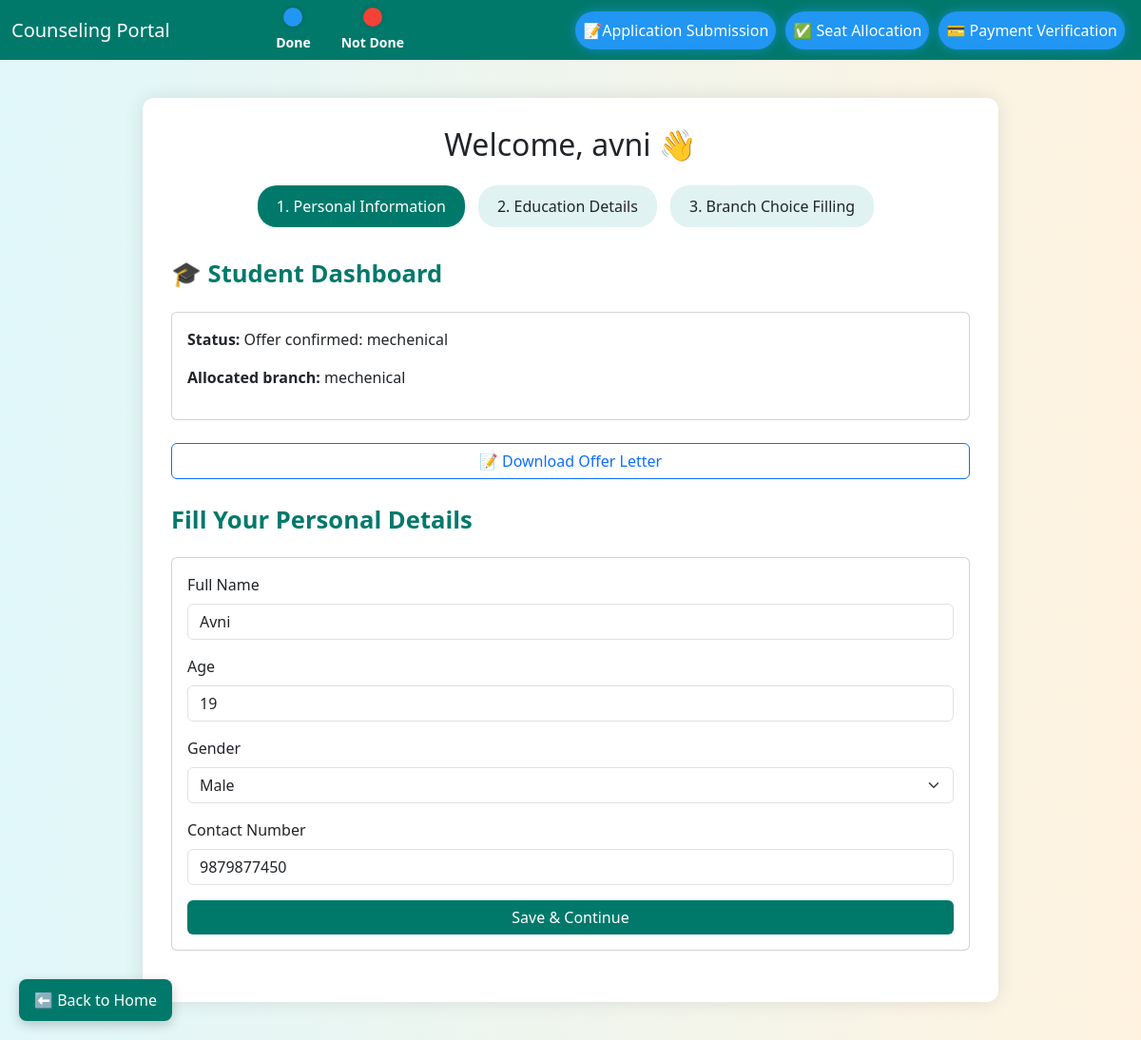
/student/dashboard/ (signed in), run on the app's committed database.
### SCP_PORTAL/models.py (models this page shows, shortened)
class StudentProfile(models.Model):
    user = models.OneToOneField(User, on_delete=models.CASCADE)
    full_name = models.CharField(max_length=100)
    age = models.PositiveIntegerField()
    gender = models.CharField(max_length=10)
    contact = models.CharField(max_length=15)
    school_10      = models.CharField(max_length=255, blank=True)
    tenth_board    = models.CharField(max_length=100, null=True, blank=True)
    year_10 = models.IntegerField(null=True, blank=True)
    maths_10 = models.IntegerField(null=True, blank=True)
    science_10 = models.IntegerField(null=True, blank=True)
    english_10 = models.IntegerField(null=True, blank=True)
    social_10 = models.IntegerField(null=True, blank=True)
    tenth_percentage = models.FloatField(null=True, blank=True)
    school_12       = models.CharField(max_length=255, blank=True)
    twelfth_board   = models.CharField(max_length=100, null=True, blank=True)
    twelfth_stream  = models.CharField(max_length=50, null=True, blank=True)
    year_12 = models.IntegerField(null=True, blank=True)
    physics_12 = models.IntegerField(null=True, blank=True)
    chemistry_12 = models.IntegerField(null=True, blank=True)
    maths_12 = models.IntegerField(null=True, blank=True)
    english_12 = models.IntegerField(null=True, blank=True)
    twelfth_percentage = models.FloatField(null=True, blank=True)
    choice_1 = models.CharField(max_length=100, default="")
    choice_2 = models.CharField(max_length=100, default="")
    choice_3 = models.CharField(max_length=100, default="")
    allocated_branch = models.CharField(max_length=100, null=True, blank=True)
    branch_accepted = models.BooleanField(default=False)
    payment_verified = models.BooleanField(default=False)
    receipt = models.FileField(upload_to='receipts/', null=True, blank=True)  # NEW

### SCP_PORTAL/views.py (the view)
# urls.py: path('student/dashboard/', views.student_dashboard, name='student_dashboard'),
@login_required
def student_dashboard(request):
    if not is_student(request.user):
        messages.error(request, "Only students can access the student dashboard.")
        return redirect('/')
    student = StudentProfile.objects.filter(user=request.user).first()
    submitted = allocated = accepted = payment_verified = False
    status = "Please fill in your personal details to begin"
    can_accept = can_upload_receipt = False
    if student:
        submitted = bool(student.full_name and student.age and student.gender and student.contact)
        allocated = bool(student.allocated_branch)
        accepted = getattr(student, 'branch_accepted', False)
        payment_verified = getattr(student, 'payment_verified', False)
        if not allocated:
            status = "Waiting for allocation"
            can_accept = False
            can_upload_receipt = False
        elif allocated and not accepted:
            status = f"Allocated: {student.allocated_branch}"
            can_accept = True
            can_upload_receipt = False
        elif accepted and not payment_verified:
            status = f"Accepted: {student.allocated_branch} — Payment pending"
            can_accept = False
            can_upload_receipt = True
        else:
            status = f"Offer confirmed: {student.allocated_branch}"
            can_accept = False
            can_upload_receipt = False
    context = {
        'student': student,
        'submitted': submitted,
        'allocated': allocated,
        'accepted': accepted,
        'payment_verified': payment_verified,
        'status': status,
        'can_accept': can_accept,
        'can_upload_receipt': can_upload_receipt,
    }
    return render(request, 'student_dashboard.html', context)

### SCP_PORTAL/views.py (called while the page is built)
def is_student(user):
    try:
        return user.userprofile.role.lower() == 'student'
    except UserProfile.DoesNotExist:
        return False

### templates/student_dashboard.html (shortened to what this page needs)
{% extends 'base_dashboard.html' %}
{% block step1_indicator %}active{% endblock %}
{% block submitted_status %}
  {% if submitted %}active{% else %}inactive{% endif %}
{% endblock %}
{% block accepted_status %}
  {% if accepted %}active{% else %}inactive{% endif %}
{% endblock %}
{% block payment_status %}
  {% if payment_verified %}active{% else %}inactive{% endif %}
{% endblock %}
{% block content %}
  <div class="section-title">🎓 Student Dashboard</div>
  <div class="card mb-4">
    <div class="card-body">
      <p><strong>Status:</strong> {{ status }}</p>
      <p><strong>Allocated branch:</strong> {{ student.allocated_branch|default:"Not allocated yet" }}</p>
    </div>
  </div>
  {% if accepted and payment_verified %}
    <a href="{% url 'download_offer_letter' %}" class="btn btn-outline-primary w-100 mb-4">
      📝 Download Offer Letter
    </a>
  {% endif %}
  <div class="section-title">Fill Your Personal Details</div>
  <form method="POST" action="{% url 'submit_personal_info' %}">
    <div class="card mb-4">
      <div class="card-body">
        <div class="mb-3">
          <label for="full_name" class="form-label">Full Name</label>
          <input type="text" class="form-control" id="full_name" name="full_name"
                 value="{{ student.full_name|default_if_none:'' }}" required>
        </div>
        <div class="mb-3">
          <label for="age" class="form-label">Age</label>
          <input type="number" class="form-control" id="age" name="age"
                 value="{{ student.age|default_if_none:'' }}" required>
        </div>
        <div class="mb-3">
          <label for="gender" class="form-label">Gender</label>
          <select class="form-select" id="gender" name="gender" required>
            <option {% if student.gender == "Male" %}selected{% endif %}>Male</option>
          </select>
        </div>
        <div class="mb-3">
          <label for="contact" class="form-label">Contact Number</label>
          <input type="text" class="form-control" id="contact" name="contact"
                 value="{{ student.contact|default_if_none:'' }}" required>
        </div>
        <button type="submit" class="btn btn-success w-100">Save & Continue</button>
      </div>
    </div>
  </form>
{% endblock %}

### templates/base_dashboard.html (shortened to what this page needs)
<!DOCTYPE html>
<html lang="en">
<head>
  <link href="https://cdn.jsdelivr.net/npm/bootstrap@5.3.2/dist/css/bootstrap.min.css" rel="stylesheet">
</head>
<body>
  <nav class="navbar navbar-expand-lg">
  <div class="container-fluid justify-content-between">
    <a class="navbar-brand" href="#">Counseling Portal</a>
    <div class="d-flex justify-content-center align-items-center mx-auto">
      <div class="text-center mx-3">
        <div class="status-circle done"></div>
        <div class="fw-semibold text-white small">Done</div>
      </div>
      <div class="text-center mx-3">
        <div class="status-circle not-done"></div>
        <div class="fw-semibold text-white small">Not Done</div>
      </div>
    </div>
    <ul class="navbar-nav ms-auto align-items-center">
      <li class="nav-item">
        <span class="nav-link status-step {% block submitted_status %}inactive{% endblock %}" data-bs-toggle="tooltip" title="Form submitted by student">
          📝Application Submission
        </span>
      </li>
      <li class="nav-item">
        <span class="nav-link status-step {% block accepted_status %}inactive{% endblock %}" data-bs-toggle="tooltip" title="Waiting for admin approval">
          ✅ Seat Allocation
        </span>
      </li>
      <li class="nav-item">
        <span class="nav-link status-step {% block payment_status %}inactive{% endblock %}" data-bs-toggle="tooltip" title="Payment not yet verified">
          💳 Payment Verification
        </span>
      </li>
    </ul>
  </div>
</nav>
  <div class="dashboard-container fade-in">
    <h2 class="text-center mb-4">Welcome, {{ request.user.username }} 👋</h2>
    <div class="step-indicator text-center">
      <span class="step {% block step1_indicator %}{% endblock %}">1. Personal Information</span>
      <span class="step {% block step2_indicator %}{% endblock %}">2. Education Details</span>
      <span class="step {% block step3_indicator %}{% endblock %}">3. Branch Choice Filling</span>
    </div>
    {% block content %}{% endblock %}
  </div>
<a href="/" class="back-home-btn">
  ⬅️ Back to Home
</a>
</body>
</html>

### templates/base_dashboard.html (style rules this page uses)
body { background: linear-gradient(to right, #e0f7fa, #fff3e0); font-family: 'Segoe UI', sans-serif; position: relative; overflow-x: hidden; }
body::before { content: ""; position: absolute; top: 0; left: 0; width: 100%; height: 100%; background: url('https://i.imgur.com/4ZQZ4Zy.png') no-repeat bottom right; background-size: 250px; opacity: 0.08; pointer-events: none; }
.navbar { background-color: #00796b; }
.navbar-brand, .nav-link { color: white !important; }
.dashboard-container { max-width: 900px; margin: 40px auto; background: white; padding: 30px; border-radius: 12px; box-shadow: 0 0 20px rgba(0,0,0,0.1); position: relative; z-index: 1; }
.section-title { font-size: 1.6rem; font-weight: bold; margin-bottom: 20px; color: #00796b; }
.step-indicator { margin-bottom: 30px; }
.step-indicator .step { display: inline-block; padding: 10px 20px; border-radius: 20px; background-color: #e0f2f1; margin-right: 10px; font-weight: 500; transition: background-color 0.3s ease; }
.step.active { background-color: #00796b; color: white; }
.btn-success { background-color: #00796b; border: none; transition: background-color 0.3s ease; }
.fade-in { animation: fadeIn 0.6s ease-in-out; }
.status-step { border-radius: 20px; padding: 8px 16px; margin: 0 5px; font-weight: 500; transition: all 0.3s ease; display: inline-block; color: white !important; }
.status-step.active { background-color: #2196f3; box-shadow: 0 0 12px rgba(33, 150, 243, 0.6); opacity: 1 !important; }
.status-circle { width: 20px; height: 20px; border-radius: 50%; display: inline-block; box-shadow: 0 0 6px rgba(0,0,0,0.2); }
.status-circle.done { background-color: #2196f3; }
.status-circle.not-done { background-color: #f44336; }
.back-home-btn { position: fixed; bottom: 20px; left: 20px; background-color: #00796b; color: white; padding: 10px 16px; border-radius: 8px; text-decoration: none; font-weight: 500; box-shadow: 0 4px 12px rgba(0,0,0,0.2); transition: background-color 0.3s ease; z-index: 1000; }

### data on the page
StudentProfile: allocated_branch "mechenical", full_name "Avni", age "19", gender "Male", contact "9879877450"

### other printed values
{{ request.user.username }} "avni"
{{ status }} "Offer confirmed: mechenical"
